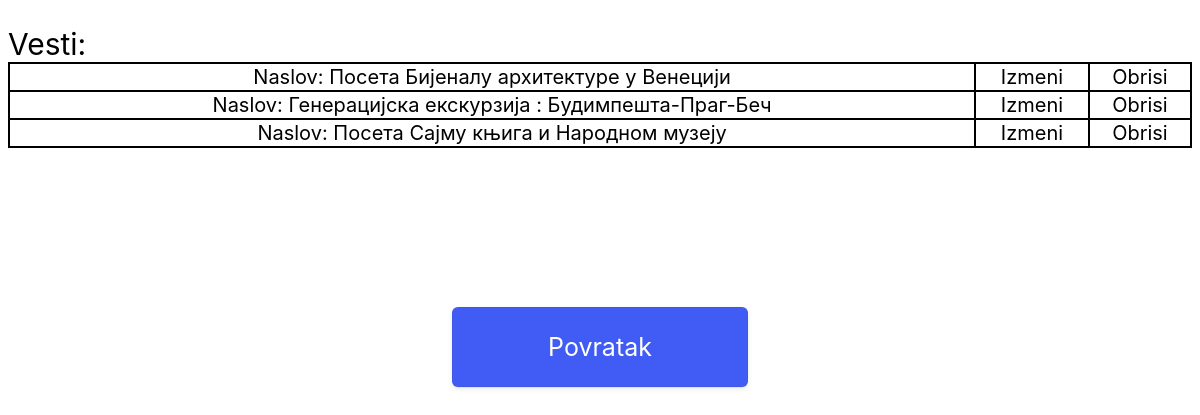
The page /prikazProjekata.php (signed in) on the database its author committed.
### tables this page shows
CREATE TABLE `projekti` (
  `id` int(11) NOT NULL,
  `naslov` varchar(500) NOT NULL,
  `opis` varchar(5000) NOT NULL,
  `datum` date NOT NULL
);

### classes/dbh.php (called while the page is built, shortened)
<?php
class Dbh{
    protected function connect() {
        try{
            $username = "root";
            $password = "";
            $dbh = new PDO('mysql:host=localhost;dbname=php_dev', $username, $password);
            return $dbh;
        }catch (PDOException $e){
            print 'Error: ' . $e->getMessage() . "<br/>";
            die();
        }
    }
}

### classes/projekti.php (called while the page is built, shortened)
<?php
include_once "dbh.php";
class Projekti extends Dbh
{
    public function returnProjekti()
    {
        $sql = "SELECT * FROM projekti";
        $stmt = $this->connect()->query($sql);
        $res = $stmt->fetchAll();
        return $res;
    }
}

### prikazProjekata.php (the view, shortened to what this page needs)
<?php
if(isset($_SESSION['userid'])):
include "classes/projekti.php";
$projekatClass = new Projekti();
$projekti = $projekatClass->returnProjekti();
?>
<!DOCTYPE html>
<html>
<head>
    <link rel ="stylesheet" type="text/css" href="style.css">
</head>
<body>
<div>
    <form method="post" >
        <br>
        <label class="smer"  for="courses">Vesti:</label>
        <table class="fileTable" id="vestiTable">
            <?php
            foreach ($projekti as $key => $value):
                ?>
                <tr>
                    <td>
                        <label>Naslov: </label>
                        <?= $value['naslov'] ?>
                    </td>
                    <td>
                        <a class="linkTable" href="includes/editProjekat.php?id=<?= $value['id'] ?>">Izmeni</a>
                    </td>
                    <td>
                        <a class="linkTable" href="includes/deleteProjekat.php?id=<?= $value['id'] ?>">Obrisi</a>
                    </td>
                </tr>
            <?php endforeach; ?>
        </table>
    </form>
    <button class="formBtn" id="povratak" style="height:80px;" onclick="document.location='unosProjekata.php'">Povratak</button>
</div>
</body>
<?php else:
    header('Location: index.php?error=pleaseLogIn');
endif;
?>
</html>

### style.css (style rules this page uses)
body { height:100%; }
.formBtn { margin:10% auto; clear:both; float:left; font-size: 20px; }
.formBtn { appearance: button; backface-visibility: hidden; background-color: #405cf5; border-radius: 6px; border-width: 0; box-shadow: rgba(50, 50, 93, .1) 0 0 0 1px inset,rgba(50, 50, 93, .1) 0 2px 5px 0,rgba(0, 0, 0, .07) 0 1px 1px 0; box-sizing: border-box; color: #fff; cursor: pointer; font-family: -apple-system,system-ui,"Segoe UI",Roboto,"Helvetica Neue",Ubuntu,sans-serif; font-size: 25px; height: 13%; line-height: 1.15; margin:5% auto; margin-left: 30%; outline: none; overflow: hidden; padding: 0 25px; position: relative; text-align: center; text-transform: none; transform: translateZ(0); transition: all .2s,box-shadow .08s ease-in; user-select: none; -webkit-user-select: none; touch-action: manipulation; width: 40%; clear:both; float:left; }
#povratak { width:25%; height:8%; margin-left: 37.5%; }
.smer { font-family: -apple-system,system-ui,"Segoe UI",Roboto,"Helvetica Neue",Ubuntu,sans-serif; font-size: 30px; }
table { width:100%; font-size: 20px; text-align: center; }
table,th, td { border:2px solid black; border-collapse:collapse; }
.linkTable { text-decoration: none; font-style: normal; color:black; }
.fileTable { width:100%; font-size: 20px; text-align: center; font-family: -apple-system,system-ui,"Segoe UI",Roboto,"Helvetica Neue",Ubuntu,sans-serif; margin-bottom: 100px; }

### rows shown on the page
projekti: naslov "Посета Бијеналу архитектуре у Венецији"
projekti: naslov "Генерацијска екскурзија : Будимпешта-Праг-Беч"
projekti: naslov "Посета Сајму књига и Народном музеју"
